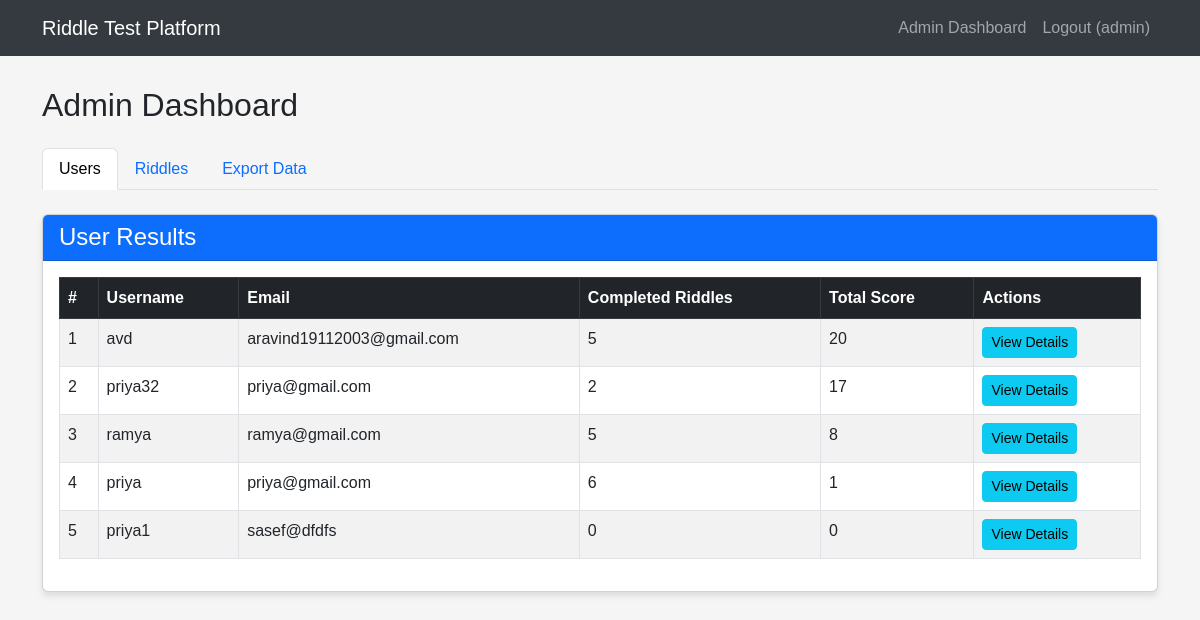
Page /admin_dashboard (signed in) on the committed database.
### tables this page shows
CREATE TABLE users (
            id INTEGER PRIMARY KEY AUTOINCREMENT,
            username TEXT NOT NULL UNIQUE,
            email TEXT NOT NULL,
            password TEXT NOT NULL,
            is_admin INTEGER DEFAULT 0
        , test_completed INTEGER DEFAULT 0);

### app.py (the view)
@app.route('/admin_dashboard')
def admin_dashboard():
    if 'user_id' not in session or not session.get('is_admin'):
        flash('Unauthorized access.')
        return redirect(url_for('login'))
    conn = sqlite3.connect('riddle_test.db')
    c = conn.cursor()
    c.execute('''
        SELECT u.id, u.username, u.email,
               (SELECT COUNT(*) FROM user_progress WHERE user_id = u.id AND completed = 1) as completed_riddles,
               (SELECT SUM(score) FROM user_progress WHERE user_id = u.id AND completed = 1) as total_score
        FROM users u
        WHERE u.is_admin = 0
        ORDER BY total_score DESC
    ''')
    users_data = c.fetchall()
    c.execute("SELECT id, question, answer FROM riddles ORDER BY id")
    riddles_data = c.fetchall()
    conn.close()
    users = []
    for user in users_data:
        users.append({
            'id': user[0],
            'username': user[1],
            'email': user[2],
            'completed_riddles': user[3],
            'total_score': user[4] or 0
        })
    riddles = []
    for riddle in riddles_data:
        riddles.append({
            'id': riddle[0],
            'question': riddle[1],
            'answer': riddle[2]
        })
    return render_template('admin_dashboard.html', users=users, riddles=riddles)

### templates/admin_dashboard.html (shortened to what this page needs)
{% extends 'base.html' %} {% block content %}
<h2 class="mb-4">Admin Dashboard</h2>
<ul class="nav nav-tabs mb-4" id="adminTabs" role="tablist">
  <li class="nav-item" role="presentation">
    <button
      class="nav-link active"
      id="users-tab"
      data-bs-toggle="tab"
      data-bs-target="#users"
      type="button"
      role="tab"
    >
      Users
    </button>
  </li>
  <li class="nav-item" role="presentation">
    <button
      class="nav-link"
      id="riddles-tab"
      data-bs-toggle="tab"
      data-bs-target="#riddles"
      type="button"
      role="tab"
    >
      Riddles
    </button>
  </li>
  <li class="nav-item" role="presentation">
    <button
      class="nav-link"
      id="export-tab"
      data-bs-toggle="tab"
      data-bs-target="#export"
      type="button"
      role="tab"
    >
      Export Data
    </button>
  </li>
</ul>
<div class="tab-content" id="adminTabContent">
  <div
    class="tab-pane fade show active"
    id="users"
    role="tabpanel"
    aria-labelledby="users-tab"
  >
    <div class="card">
      <div class="card-header bg-primary text-white">
        <h4 class="mb-0">User Results</h4>
      </div>
      <div class="card-body">
        <div class="table-responsive">
          <table class="table table-striped table-bordered">
            <thead class="table-dark">
              <tr>
                <th>#</th>
                <th>Username</th>
                <th>Email</th>
                <th>Completed Riddles</th>
                <th>Total Score</th>
                <th>Actions</th>
              </tr>
            </thead>
            <tbody>
              {% for user in users %}
              <tr>
                <td>{{ loop.index }}</td>
                <td>{{ user.username }}</td>
                <td>{{ user.email }}</td>
                <td>{{ user.completed_riddles }}</td>
                <td>{{ user.total_score }}</td>
                <td>
                  <a
                    href="{{ url_for('user_detail', user_id=user.id) }}"
                    class="btn btn-sm btn-info"
                  >
                    View Details
                  </a>
                </td>
              </tr>
              {% endfor %}
            </tbody>
          </table>
        </div>
      </div>
    </div>
  </div>
</div>
{% endblock %}

### templates/base.html (style rules this page uses)
body { font-family: "Arial", sans-serif; background-color: #f5f5f5; padding-bottom: 50px; }
.card { margin-bottom: 20px; box-shadow: 0 4px 6px rgba(0, 0, 0, 0.1); }

### rows in the picture
users: username "avd", email "aravind19112003@gmail.com", completed_riddles "5", total_score "20"
users: username "priya32", email "priya@gmail.com", completed_riddles "2", total_score "17"
users: username "ramya", email "ramya@gmail.com", completed_riddles "5", total_score "8"
users: username "priya", email "priya@gmail.com", completed_riddles "6", total_score "1"
users: username "priya1", email "sasef@dfdfs", completed_riddles "0", total_score "0"

### other values in the picture
{{ session.get('username') }} "admin"
